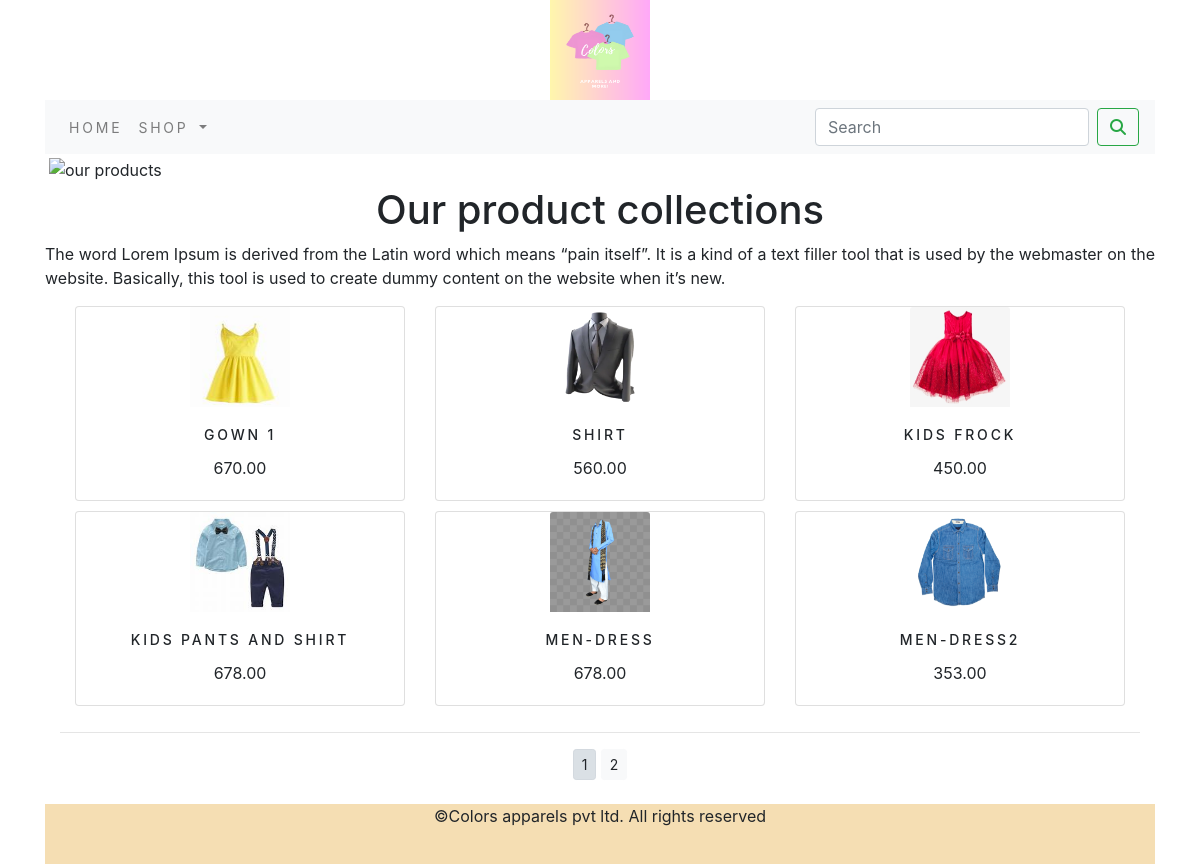
The page / on the database its author committed.
### ecommerce_app/models.py (models this page shows, shortened)
class Product(models.Model):
    name = models.CharField(max_length=250, unique=True)
    slug = models.SlugField(max_length=250, unique=True)
    description = models.TextField(blank=True)
    image = models.ImageField(upload_to='product', blank=True)
    category = models.ForeignKey(Category, on_delete=models.CASCADE)
    price = models.DecimalField(max_digits=10, decimal_places=2)
    stock = models.IntegerField()
    available = models.BooleanField(default=True)
    created = models.DateTimeField(auto_now_add=True)
    updated = models.DateTimeField(auto_now=True)
    class Meta:
        ordering = ('name',)
        verbose_name = 'product'
        verbose_name_plural = 'products'
    def get_url(self):
        return  reverse('ecommerce_app:proCatDetail',args=[self.category.slug,self.slug])

### ecommerce_app/views.py (the view)
# urls.py: path('',views.allProdCat,name='allProdCat'),
def allProdCat(request, c_slug=None):
    c_page = None
    products_list = None
    if c_slug != None:
        c_page = get_object_or_404(Category, slug=c_slug)
        products_list = Product.objects.all().filter(category=c_page, available=True)
    else:
        products_list = Product.objects.all().filter(available=True)
    paginator = Paginator(products_list, 6)
    try:
        page = int(request.GET.get('page', '1'))
    except:
        page = 1
    try:
        products = paginator.page(page)
    except (EmptyPage, InvalidPage):
        products = paginator.page(paginator.num_pages)
    return render(request, "category.html", {'category': c_page, 'products': products})

### cart/context_processors.py (called while the page is built)
def counter(requset):
    item_count = 0
    if 'admin' in requset.path:
        return {}
    else:
        try:
            cart = Cart.objects.filter(cart_id=_cart_id(requset))
            cart_items = CartItem.objects.all().filter(cart=cart[:1])
            for cart_item in cart_items:
                item_count += cart_item.quantity
        except Cart.DoesNotExist:
            item_count = 0
    return dict(item_count=item_count)

### cart/views.py (called while the page is built)
def _cart_id(request):
    cart = request.session.session_key
    if not cart:
        cart = request.session.create()
    return cart

### ecommerce_app/context_processors.py (called while the page is built)
def menu_links(request):
    links = Category.objects.all()
    return dict(links=links)

### ecommerce_app/models.py (called while the page is built)
    def get_url(self):
        return reverse('ecommerce_app:products_by_category', args=[self.slug])

### templates/category.html (shortened to what this page needs)
{% extends 'base.html' %}
{% load static %}
{% block content %}
    {% if category %}
    <div class="mx-auto" >
        <img class="my-image" src = "{{ category.image.url }}" alt ="{{category.name}}" style="height:100px;width:100px;"  >
    </div>
    <div>
        <h1 class="text-center my-title">{{category.name}}</h1>
        <p class="text-justify">{{category.description}}</p>
    </div>
    {% else %}
    <div>
        <img  class="my-image my-image-padding" src = "{%  static 'img/banner1.png' %}" alt = "our products" >
    </div>
    <div>
        <h1 class="text-center" >Our product collections</h1>
        <p class="text-justify">The word Lorem Ipsum is derived from the Latin word which means “pain itself”. It is a kind of a text filler tool that is used by the webmaster on the website.
            Basically, this tool is used to create dummy content on the website when it’s new.</p>
    </div>
    {% endif %}
    <div class="container">
        <div class="row mx-auto">
        {% for product in products.object_list %}
            <div class="my-bottom-margin col-9 col-sm-12 col-md-4  xol-lg-4">
                <div class="card text-center" style="min-width:18rem;">
                     <a href="{{product.get_url}}"><img class="card-img-top my-image" src = "{{ product.image.url}}" alt="{{product.name}}" style="height:100px;width:100px"></a>
                    <div class="card-body">
                    <h4 class="card-title">{{product.name}}</h4>
                    <p class="card-text">{{product.price}}</p>
                </div>
                </div>
             </div>
        {% endfor %}
        </div>
        <div class="mx-auto">
            {% if products.paginator.num_pages > 1 %}
            <hr>
            <div class="text-center">
                {% for pg in products.paginator.page_range %}
                    <a href="?page={{pg}}" class="btn btn-light btn-sm {%if products.number == pg %} active {% endif %}" >{{pg}}</a>
                {% endfor %}
             </div>
            {% endif %}
            </div>
            <br>
        </div>
{% endblock %}

### templates/base.html (shortened to what this page needs)
{% load static %}
<!DOCTYPE html>
<html lang="en">
<head>
    <link rel="stylesheet" href="{% static 'css/custom.css' %}">
    <link rel="stylesheet" href="{% static 'css/bootstrap.min.css' %}" >
</head>
<body>
<div  class="container">
  {% include 'header.html' %}
  {% include 'navbar.html' %}
  {% block content %}
  {% endblock %}
  {% include 'footer.html' %}
</div>
</body>
</html>

### templates/header.html
{% load static %}
<header>
  <center>
      <a href="{% url 'ecommerce_app:allProdCat' %}" ><img src = "{% static 'img/logo.png' %}" alt="logo_image" height="100px" width="100px"></a>
  </center>
</header>

### templates/navbar.html (shortened to what this page needs)
<nav class="navbar navbar-expand-lg navbar-light bg-light">
  <div class="collapse navbar-collapse" id="navbarSupportedContent">
    <ul class="navbar-nav mr-auto">
      <li class="nav-item">
        <a class="nav-link" href="{% url 'ecommerce_app:allProdCat' %}">Home</a>
      </li>
      <li class="nav-item dropdown {% if 'ecommerce_app' in request.path %} active {% endif %}">
        <a class="nav-link dropdown-toggle" href="#" id="navbarDropdown" role="button" data-toggle="dropdown" aria-haspopup="true" aria-expanded="false">
         Shop
        </a>
      </li>
    </ul>
    <form method="get" action="{% url 'search_app:SearchResult' %}" class="form-inline my-2 my-lg-0" >
      <input class="form-control mr-sm-2" type="search" placeholder="Search" name="q" aria-label="Search">
      <button class="btn btn-outline-success my-2 my-sm-0" type="submit"><i class="fa-solid fa-magnifying-glass"></i></button>
    </form>
  </div>
</nav>

### templates/footer.html
<div class="footer navbar-fixed-bottom my-footer" style="width:100%">
  <p class="text-center">&copy;Colors apparels pvt ltd. All rights reserved</p>
</div>

### static/css/custom.css (style rules this page uses)
body { font-family: 'Raleway', sans-serif; }
.nav-item { letter-spacing: .2em; font-size: 14px; text-transform: uppercase; }
.my-footer { background-color:wheat; height: 60px; }
.my-image { width :100%; height:auto; }
.my-image-padding { padding: 4px; }
.my-bottom-margin { margin-bottom: 10px; }
.card-body h4 { letter-spacing : .2em; font-size : 14px; text-transform :uppercase; }

### rows shown on the page
Product: image (picture), name "GOWN 1", price "670.00"
Product: image (picture), name "SHIRT", price "560.00"
Product: image (picture), name "KIDS FROCK", price "450.00"
Product: image (picture), name "KIDS PANTS AND SHIRT", price "678.00"
Product: image (picture), name "MEN-DRESS", price "678.00"
Product: image (picture), name "MEN-DRESS2", price "353.00"

### other values the page prints
{{ pg }} "1" "2"
